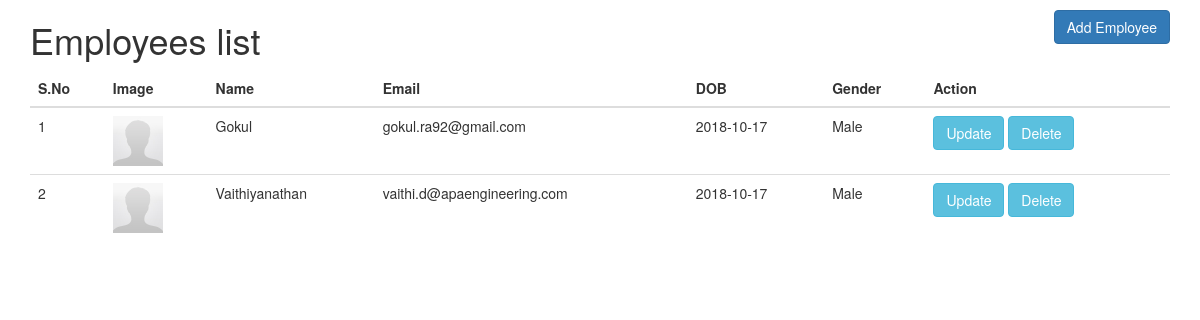
The page / on the database its author committed.
### tables this page shows
CREATE TABLE `employeedetails` (
  `empId` int(11) NOT NULL,
  `empName` varchar(255) NOT NULL,
  `empEmail` varchar(255) NOT NULL,
  `empPswd` varchar(255) NOT NULL,
  `empDob` date NOT NULL,
  `empGender` int(11) NOT NULL DEFAULT '1',
  `empImgPath` text NOT NULL
);

### application/controllers/Employee.php (called while the page is built, shortened)
<?php
class Employee extends CI_Controller {
    public function __construct() {
        $this->load->model("Employee_model");
        $this->load->helper('url');
    }
    public function index() {
        $data['employees'] = $this->Employee_model->listData('employeedetails');
        $this->load->view('employeeList', $data);
    }
}

### index.php (called while the page is built, shortened)
<?php
require_once BASEPATH.'core/CodeIgniter.php';

### application/models/Employee_model.php (called while the page is built, shortened)
<?php
class Employee_model extends CI_Model {
    public function listData($table, $where = [])
    {
        $this->db->from($table);
        $this->db->where($where);
        return $this->db->get()->result_array();
    }
}

### application/views/employeeList.php (the view, shortened to what this page needs)
<!doctype html>
<html lang="en">
    <head>
        <link href="<?= base_url(); ?>assets/bootstrap.min.css" rel="stylesheet" type="text/css"/>
    </head>
    <body>
        <div class="container">
            <div class="pull-right" style="margin-top: 10px;">
                <a href="<?= base_url(); ?>Employee/addEmployee" class="btn btn-primary">Add Employee</a>
            </div>
            <h1>Employees list</h1>
            <div class="table-responsive">
                <table class="table">
                    <thead>
                        <tr>
                            <th>S.No</th>
                            <th>Image</th>
                            <th>Name</th>
                            <th>Email</th>
                            <th>DOB</th>
                            <th>Gender</th>
                            <th>Action</th>
                        </tr>
                    </thead>
                    <tbody>
                        <?php
                        if (count($employees) > 0) {
                            $i = 1;
                            foreach ($employees as $employee) {
                                $img = base_url() . $employee['empImgPath'];
                                if (empty($employee['empImgPath']) || !@getimagesize($img)) {
                                    $img = base_url() . '/assets/default.jpg';
                                }
                                $gender = ($employee['empGender']) ? 'Male' : 'Female';
                                echo "<tr id='emp_" . $employee['empId'] . "'>
                                    <td>" . $i . "</td>
                                    <td><img src='" . $img . "' style='width: 50px; height: auto;'></td>
                                    <td>" . $employee['empName'] . "</td>
                                    <td>" . $employee['empEmail'] . "</td>
                                    <td>" . $employee['empDob'] . "</td>
                                    <td>" . $gender . "</td>
                                    <td>
                                        <button type='button' class='btn btn-info' onclick='getEmployee(" . $employee['empId'] . ")'>Update</button>
                                        <button type='button' class='btn btn-info' onclick='deleteEmployee(" . $employee['empId'] . ")'>Delete</button>
                                    </td>
                                </tr>";
                                $i++;
                            }
                        }
                        ?>
                </table>
            </div>
        </div>
    </body>
</html>

### rows shown on the page
employeedetails: empName "Gokul", empEmail "gokul.ra92@gmail.com", empDob "2018-10-17", empGender "Male"
employeedetails: empName "Vaithiyanathan", empEmail "vaithi.d@apaengineering.com", empDob "2018-10-17", empGender "Male"
